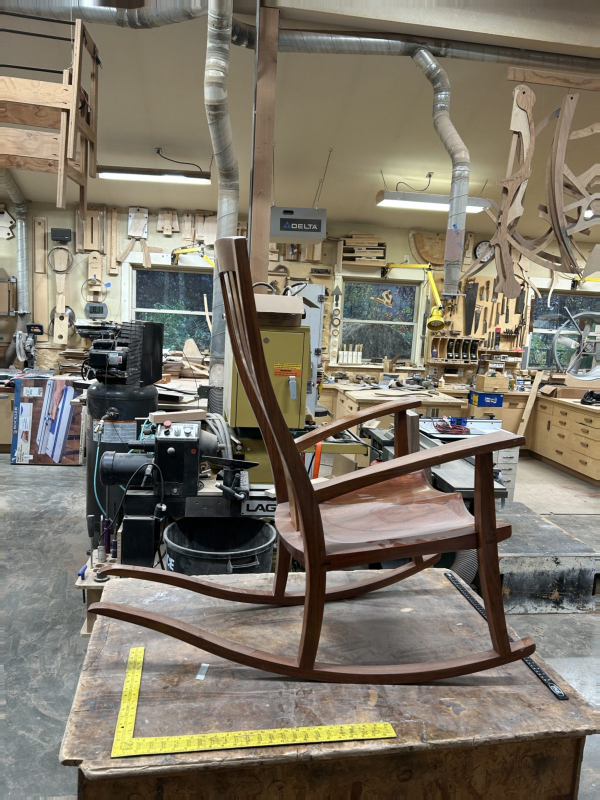
#> input picture viewer/photos/IMG_1471.jpg, 1200 x 1600 px, given in place of IMG_1471.jpg.JPG, which was not available (shown at 1/2 size)
$ python prof.py ../../viewer/photos/IMG_1471.jpg 1.0 1.0 1.0 1.0 1.0 out.png
#> lines starting #> are read from the running program, lines starting #| are printed output that depends on the picture
"""USAGE: work/toolkit/rk.sh tools/edge_radii/prof.py IMG X0 Y0 X1 Y1 HALF OUT_PREFIX [--side +1|-1]
Phase 6c: tone profile ACROSS an edge in one photo (display orientation, EXIF applied; pixel coordinates of that image).
(X0,Y0)-(X1,Y1) is a line drawn ALONG the edge (by eye, on a gridded crop); the profile is sampled square to it from -HALF
to +HALF px in 0.25 px steps and averaged along the line (every 0.5 px). --side +1 means the part lies on the + side
(left of the direction X0->X1 when y points down... simply: the side the wood is on, checked on the crop it writes).
Writes OUT_PREFIX.json (t px, L*, a*, b* and |d Lab/dt|, Gaussian sigma 1 px) and OUT_PREFIX_crop.jpg (the straightened
strip, 8x, with the t axis ticks every 10 px)."""
import sys, json, argparse
import numpy as np, cv2
from scipy.ndimage import gaussian_filter1d

ap = argparse.ArgumentParser()
ap.add_argument("img"); ap.add_argument("x0", type=float); ap.add_argument("y0", type=float)
ap.add_argument("x1", type=float); ap.add_argument("y1", type=float); ap.add_argument("half", type=float)
ap.add_argument("out")
a = ap.parse_args()
im = cv2.imread(f"drive/IMG_{a.img}.JPG")
#> im is the input picture: shape (1600, 1200, 3); mean B, G, R 104.1, 117.9, 125
lab = cv2.cvtColor(im, cv2.COLOR_BGR2Lab).astype(np.float32)
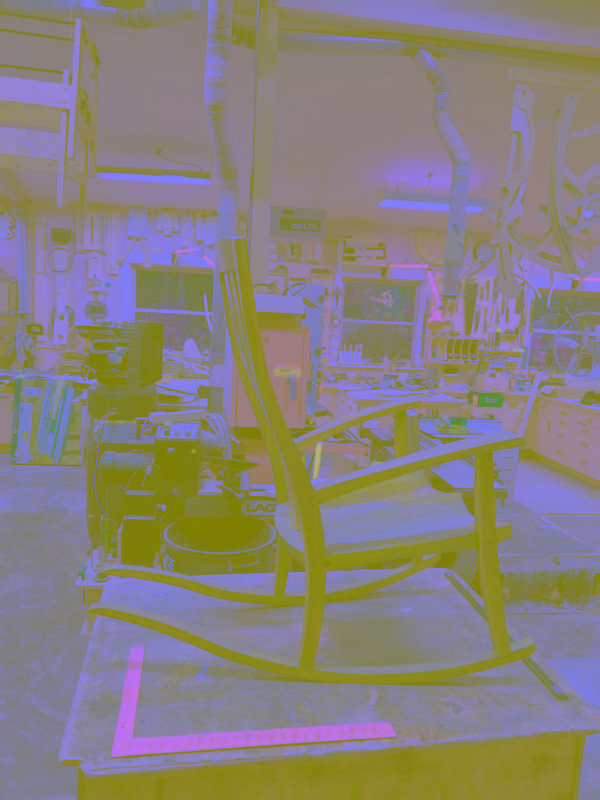
#> lab: shape (1600, 1200, 3) float32 (shown at 1/2 size); mean B, G, R 124.8, 128.5, 136.5
p0, p1 = np.array([a.x0, a.y0]), np.array([a.x1, a.y1])
L = np.linalg.norm(p1 - p0); e = (p1 - p0) / L; n = np.array([-e[1], e[0]])
s = np.arange(0, L, 0.5); t = np.arange(-a.half, a.half + 1e-6, 0.25)
mx = (p0[0] + s[:, None] * e[0] + t[None, :] * n[0]).astype(np.float32)
my = (p0[1] + s[:, None] * e[1] + t[None, :] * n[1]).astype(np.float32)
#> (the run stopped early here; a loop or call above may not have finished)

$ run again, on viewer/photos/IMG_1472.jpg
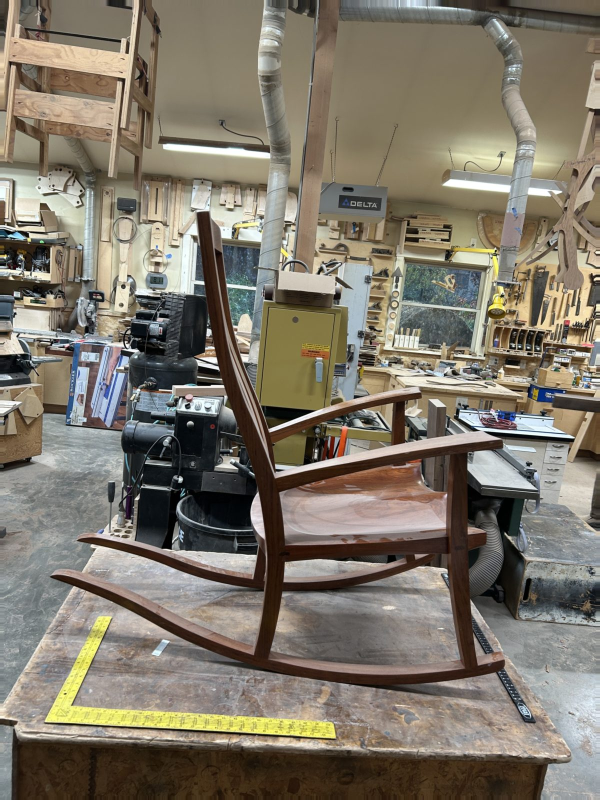
#> input picture viewer/photos/IMG_1472.jpg, 1200 x 1600 px, given in place of IMG_1472.jpg.JPG, which was not available (shown at 1/2 size)
#> im is the input picture: shape (1600, 1200, 3); mean B, G, R 106.2, 119.5, 126.8
#> `lab = cv2.cvtColor(im, cv2.COLOR_BGR2Lab).astype(np.float32)`:
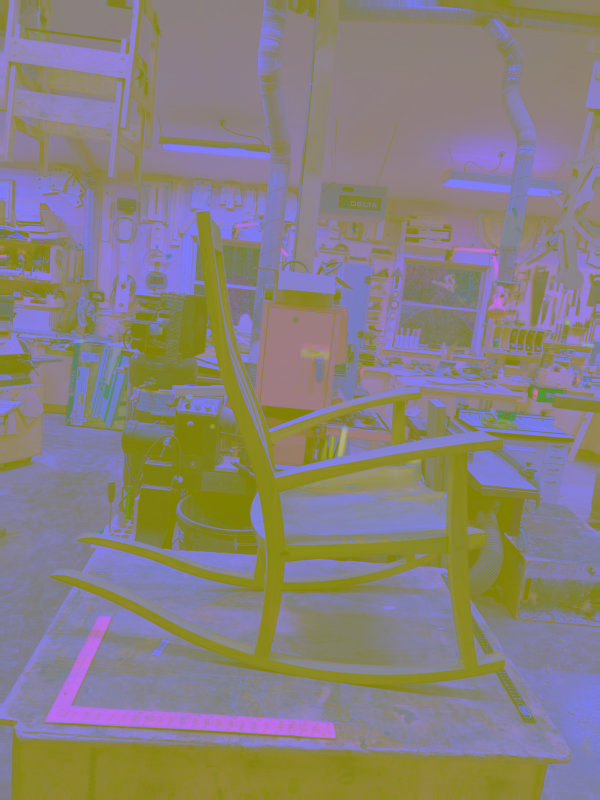
#> lab: shape (1600, 1200, 3) float32 (shown at 1/2 size); mean B, G, R 126.4, 128.6, 136.3

$ run again, on viewer/photos/IMG_1473.jpg
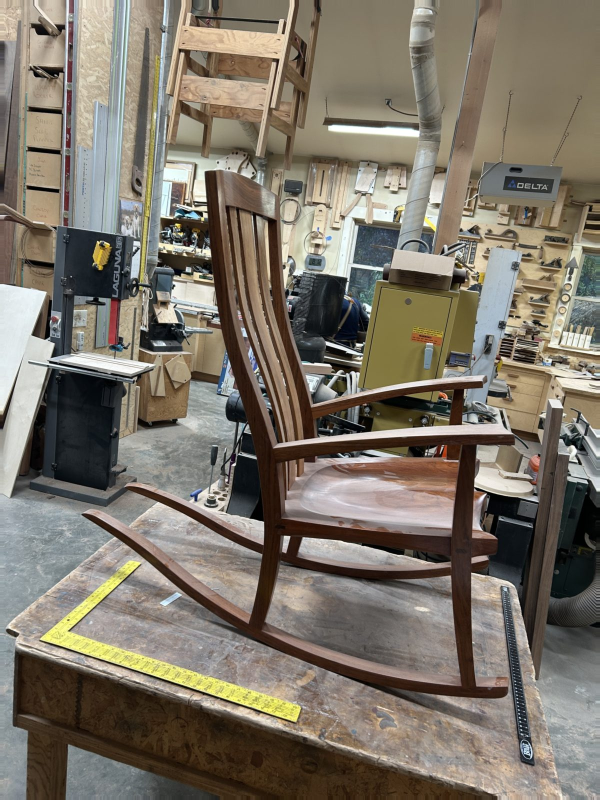
#> input picture viewer/photos/IMG_1473.jpg, 1200 x 1600 px, given in place of IMG_1473.jpg.JPG, which was not available (shown at 1/2 size)
#> im is the input picture: shape (1600, 1200, 3); mean B, G, R 104.8, 116.9, 124.6
#> `lab = cv2.cvtColor(im, cv2.COLOR_BGR2Lab).astype(np.float32)`:
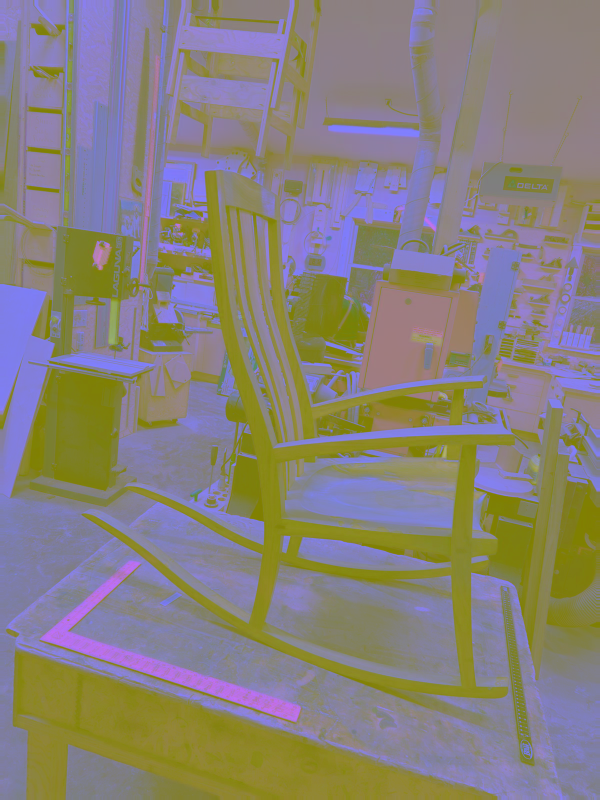
#> lab: shape (1600, 1200, 3) float32 (shown at 1/2 size); mean B, G, R 123.8, 128.9, 135.7
